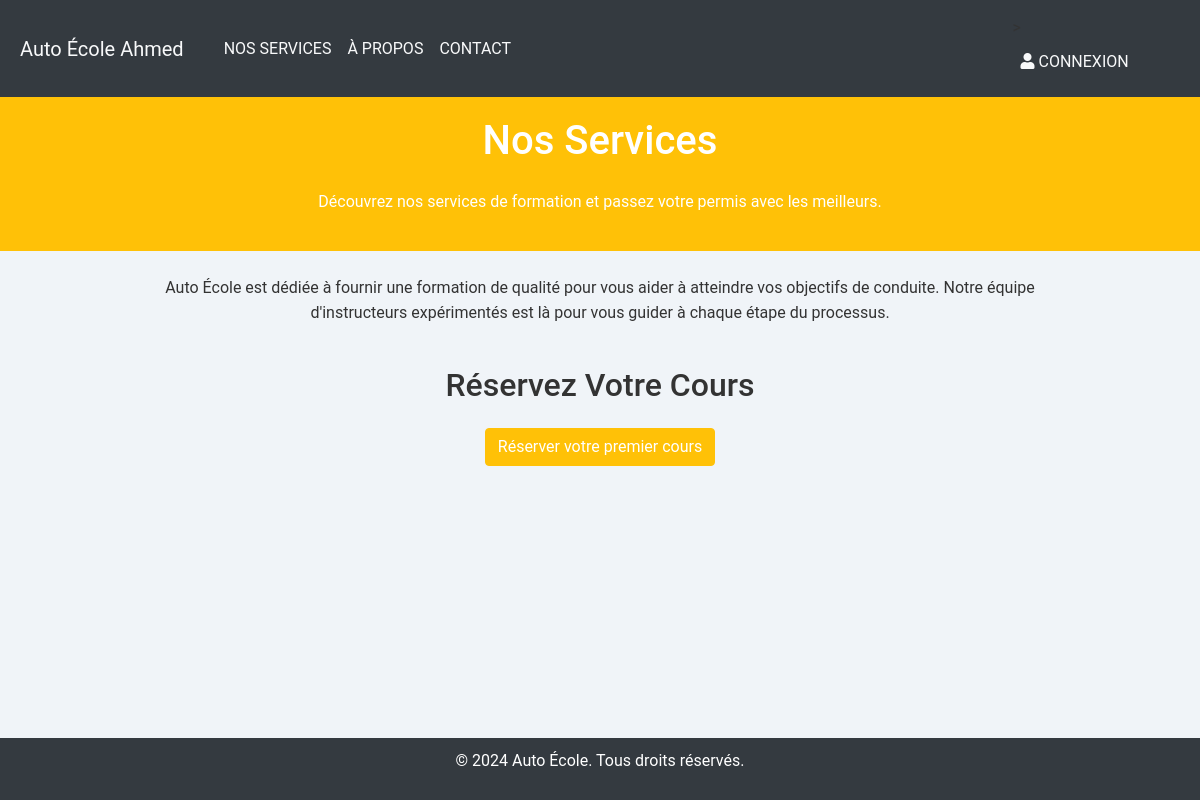
Before: /services.php with the older database file.
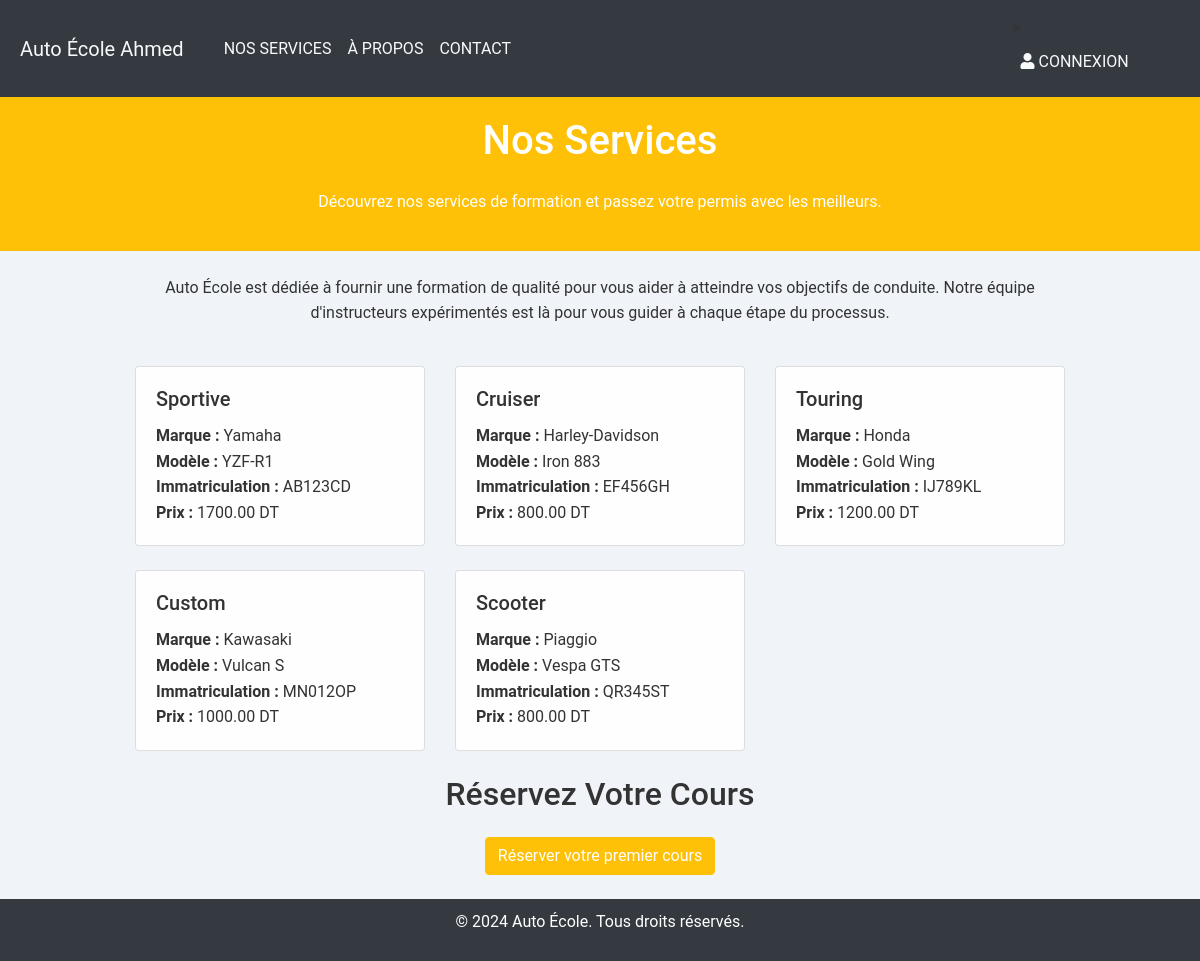
After: the same page with the newer database file.
### tables this page shows
CREATE TABLE IF NOT EXISTS `service_moto` (
  `ID_moto` int(11) NOT NULL AUTO_INCREMENT,
  `Type_moto` varchar(255) NOT NULL,
  `Marque` varchar(255) NOT NULL,
  `Modele` varchar(255) NOT NULL,
  `Immatriculation` varchar(255) NOT NULL,
  `Prix` decimal(10,2) NOT NULL,
  PRIMARY KEY (`ID_moto`)
);

### services.php (the view, shortened to what this page needs)
<?php
include 'includes/header.php';
include 'includes/navbar.php';
include 'config/db.php';
$query = $pdo->query("SELECT * FROM service_moto");
$services = $query->fetchAll(PDO::FETCH_ASSOC);
?>
<header class="text-center mb-4">
    <h1 class="section-title text-center mb-4">Nos Services</h1>
    <p>Découvrez nos services de formation et passez votre permis avec les meilleurs.</p>
</header>
<main class="container">
    <div class="text-center mb-4">
        <p>Auto École est dédiée à fournir une formation de qualité pour vous aider à atteindre vos objectifs de conduite. Notre équipe d'instructeurs expérimentés est là pour vous guider à chaque étape du processus.</p>
    </div>
    <div class="row">
        <?php foreach ($services as $service) : ?>
            <div class="col-md-4 mb-4">
                <div class="card">
                    <div class="card-body">
                        <h5 class="card-title"><?= htmlspecialchars($service['Type_moto']); ?></h5>
                        <p class="card-text">
                            <strong>Marque :</strong> <?= htmlspecialchars($service['Marque']); ?><br>
                            <strong>Modèle :</strong> <?= htmlspecialchars($service['Modele']); ?><br>
                            <strong>Immatriculation :</strong> <?= htmlspecialchars($service['Immatriculation']); ?><br>
                            <strong>Prix :</strong> <?= htmlspecialchars($service['Prix']); ?> DT
                        </p>
                    </div>
                </div>
            </div>
        <?php endforeach; ?>
    </div>
    <h2 class="section-title text-center mb-4">Réservez Votre Cours</h2>
    <div class="text-center">
        <a href="reserver_cours.php" class="btn btn-warning text-white  mb-4">Réserver votre premier cours</a>
    </div>
</main>
<?php include 'includes/footer.php'; ?>

Changed rows visible on the page:
added service_moto: Type_moto "Sportive", Marque "Yamaha", Modele "YZF-R1", Immatriculation "AB123CD", Prix "1700.00"
added service_moto: Type_moto "Cruiser", Marque "Harley-Davidson", Modele "Iron 883", Immatriculation "EF456GH", Prix "800.00"
added service_moto: Type_moto "Touring", Marque "Honda", Modele "Gold Wing", Immatriculation "IJ789KL", Prix "1200.00"
added service_moto: Type_moto "Custom", Marque "Kawasaki", Modele "Vulcan S", Immatriculation "MN012OP", Prix "1000.00"
added service_moto: Type_moto "Scooter", Marque "Piaggio", Modele "Vespa GTS", Immatriculation "QR345ST", Prix "800.00"
